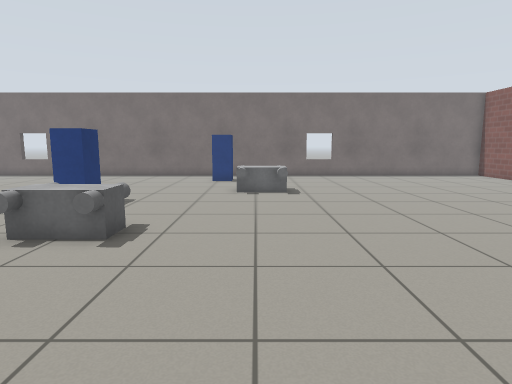
[1] (above)

14 first-person views from a walk through a world built for the Gazebo simulator. The camera is 0.94 m above the floor, tilts 8° down and sees 75° across. The lines on the ground mark 1 m squares. The floor is counted in squares, 0.5 m on a side. Each view is taken from the middle of a square. On the plan, view 1 faces up. The plan holds only what a view shows up to about 17 squares ahead; the rest is blank. Gazebo's built-in surfaces are drawn with simple patterns. Some stock models are drawn as simple stand-ins.

[2]
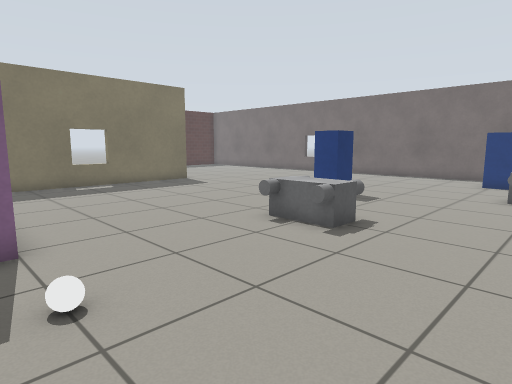

[3]
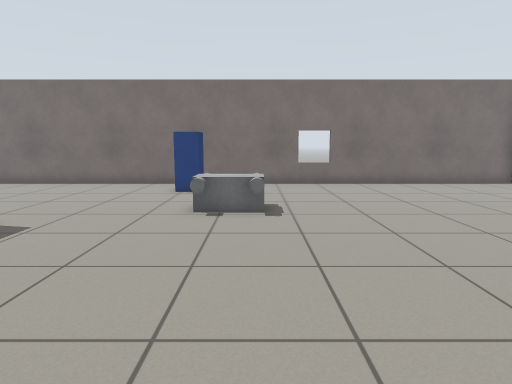

[4]
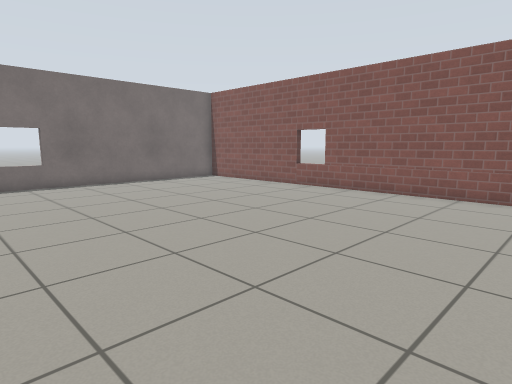

[5]
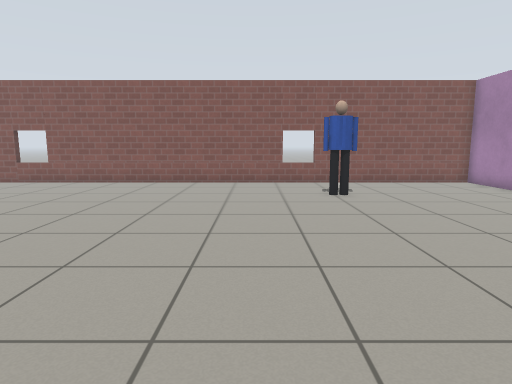

[6]
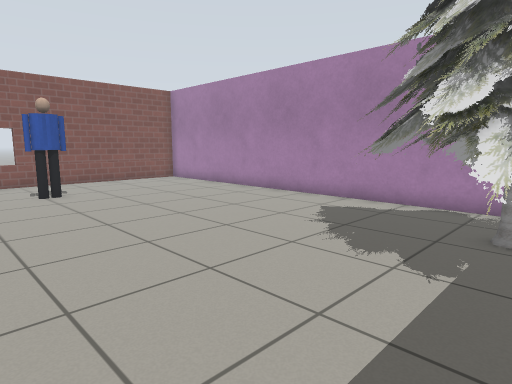

[7]
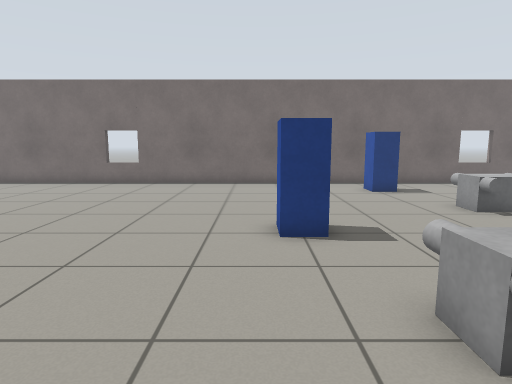

[8]
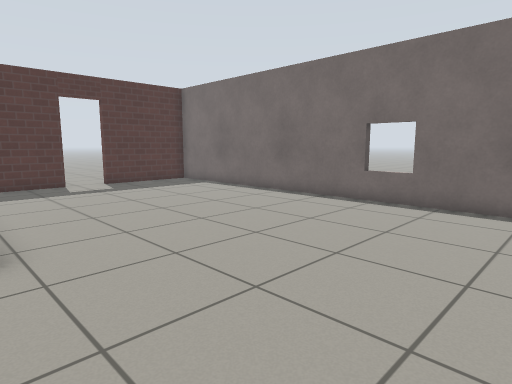

[9]
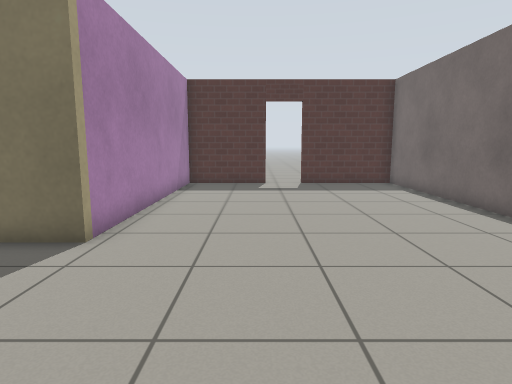

[10]
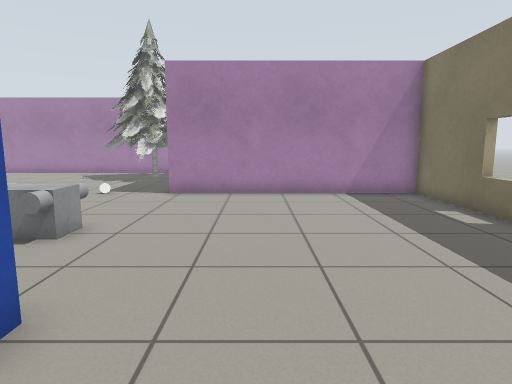

[11]
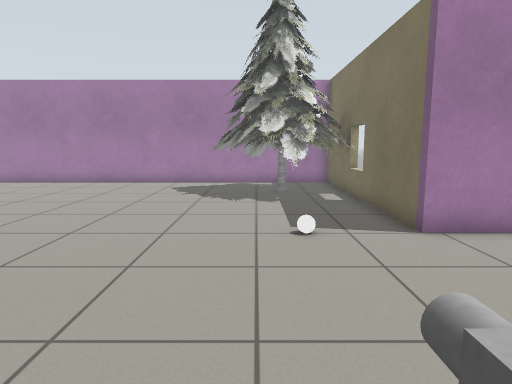

[12]
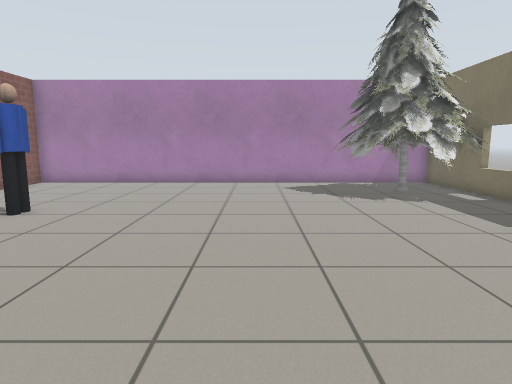

[13]
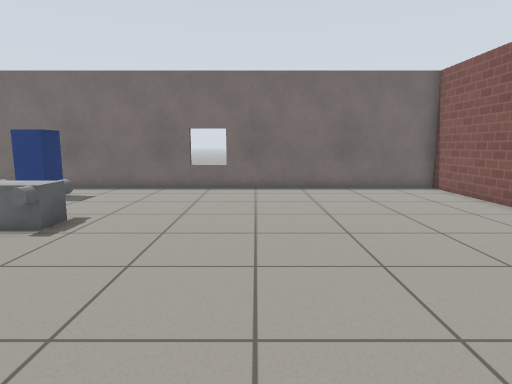

[14]
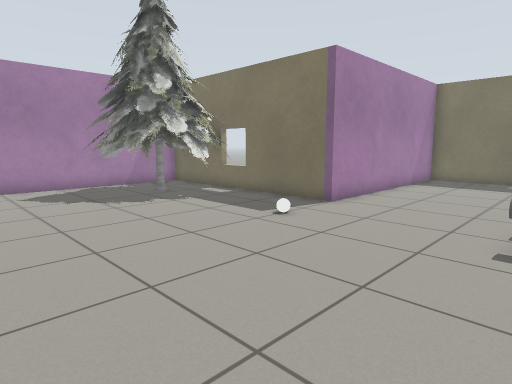

### Floor plan
Points are (right, up) in squares from view 1. A wall is a line through its corners. A room is listed if a view was taken in it or the views show most of it. See-through windows are left out.
Room 1 (views 1, 2, 3, 4, 5, 6, 7, 8, 9, 10, 11, 12, 13, 14)
walls: (-3.1, -8.7) (13.8, -8.7) (13.8, 20.7) (-25.6, 20.7) (-25.6, 16.2); (-25.6, 14.5) (-25.6, 10.7) (-15.3, 10.7) (-15.3, 1) (-5.6, 1) (-5.6, -5.5)
ways out: open door at (-26, 15.5)
objects: postbox (-7, 11) to (-6, 12); pine tree (-6, -8) to (0, -3); other object (-5, 6) to (-3, 8); white ball (-3, 1); postbox (-2, 17) to (-1, 19); other object (-1, 13) to (1, 15); person (9, -2) to (10, -1)

Positions as (right, up) in squares from view 1, and headings:
1: (0, 0), facing up
2: (1, 0), facing up-left
3: (1, 4), facing up
4: (1, 4), facing up-right
5: (-3, 2), facing right
6: (-4, 2), facing down-right
7: (-7, 4), facing up
8: (-9, 10), facing up-left
9: (-9, 14), facing left
10: (-9, 14), facing down
11: (-2, 8), facing down
12: (3, 8), facing down
13: (6, 6), facing up
14: (4, 7), facing down-left
